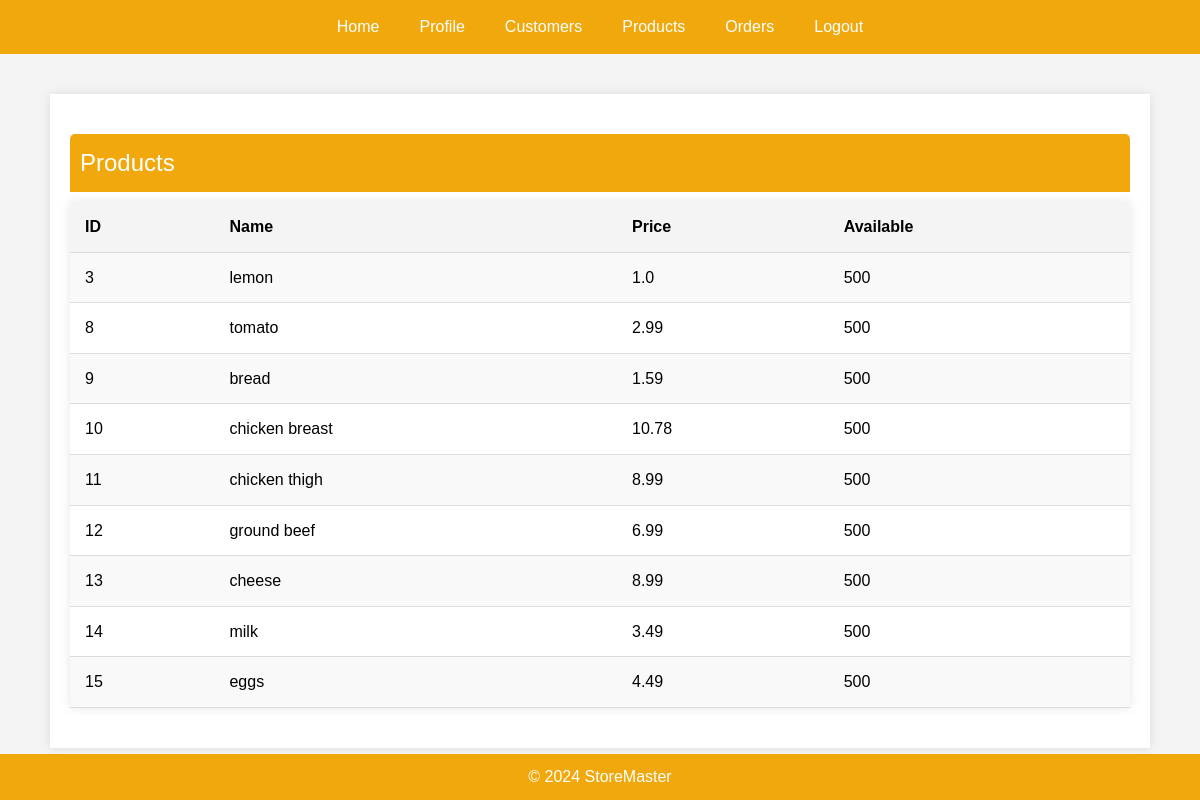
Page /products/ (signed in) on the committed database.
### StoreMaster/models.py (models this page shows, shortened)
class Product(db.Model):
    pid = mapped_column(Integer, primary_key=True)
    name = mapped_column(String(200), nullable=False, unique=True)
    price = mapped_column(Float, nullable=False)
    available = mapped_column(Integer, nullable=False, default=500)
    owner= mapped_column(String(200),nullable=False,default="null")
    records = relationship("ProductOrder", back_populates="product",
                           cascade="all, delete")

### StoreMaster/web_interface/products.py (the view)
@products_bp.route('/', methods=["GET"])
@login_required
def product_list():
    statement = db.select(Product).order_by(Product.pid)  # create a query
    records = db.session.execute(statement)  # run the query
    results = list(records.scalars())
    return render_template("product.html", products=results,current_user=current_user)

### StoreMaster/templates/product.html (shortened to what this page needs)
{% extends "base.html" %}  {% block content %}
<div class="block-content">
<table>
  <caption>
    Products
  </caption>
  <tr>
    <th>ID</th>
    <th>Name</th>
    <th>Price</th>
    <th>Available</th>
  </tr>
  {% for product in products %}
  {% if current_user.email==product.owner %}
  <tr>
    <td>{{ product.pid }}</td>
    <td>{{ product.name }}</td>
    <td>{{ product.price }}</td>
    <td>{{ product.available }}</td>
  </tr>
  {% endif %}
  {% endfor %}
</table>
</div>
{% endblock %}

### StoreMaster/static/style.css (style rules this page uses)
body, h1, a { margin: 0; padding: 0; }
body { font-family: Arial, sans-serif; line-height: 1.6; background-color: #f4f4f4; margin: 0; padding: 0; }
.block-content { padding: 20px; background: white; margin: 20px 0; box-shadow: 0 0 10px rgba(0, 0, 0, 0.1); }
table { width: 100%; border-collapse: collapse; margin: 20px 0; background: white; box-shadow: 0 0 10px rgba(0, 0, 0, 0.1); }
table caption { font-size: 1.5em; margin-bottom: 10px; text-align: left; padding: 10px; background-color: #f1a80c; color: white; border-top-left-radius: 5px; border-top-right-radius: 5px; }
table th, table td { padding: 12px 15px; text-align: left; border-bottom: 1px solid #ddd; }
table th { background-color: #f4f4f4; font-weight: bold; }
table tr:nth-child(even) { background-color: #f9f9f9; }

### rows in the picture
Product: pid "3", name "lemon", price "1.0", available "500"
Product: pid "8", name "tomato", price "2.99", available "500"
Product: pid "9", name "bread", price "1.59", available "500"
Product: pid "10", name "chicken breast", price "10.78", available "500"
Product: pid "11", name "chicken thigh", price "8.99", available "500"
Product: pid "12", name "ground beef", price "6.99", available "500"
Product: pid "13", name "cheese", price "8.99", available "500"
Product: pid "14", name "milk", price "3.49", available "500"
Product: pid "15", name "eggs", price "4.49", available "500"
